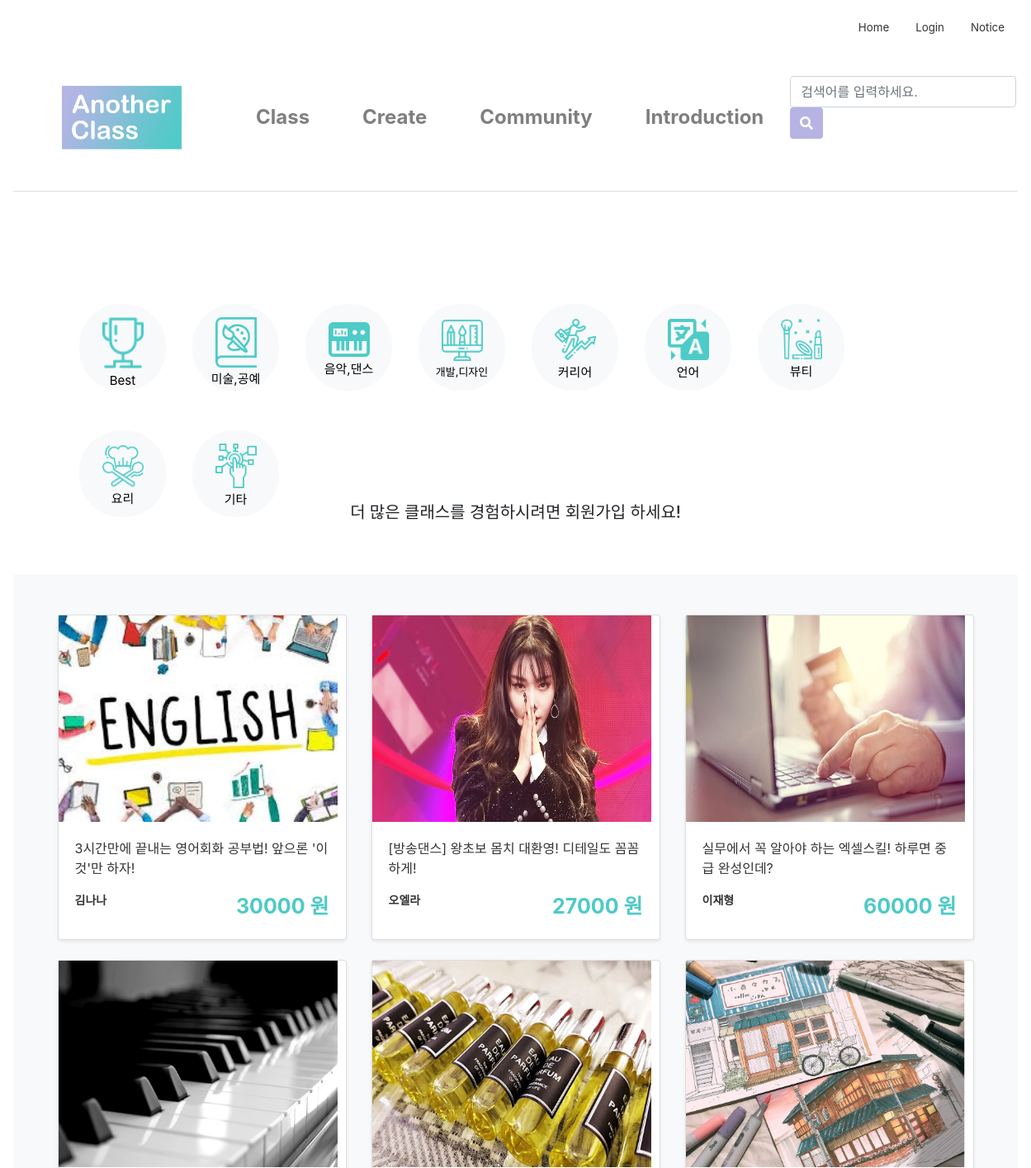
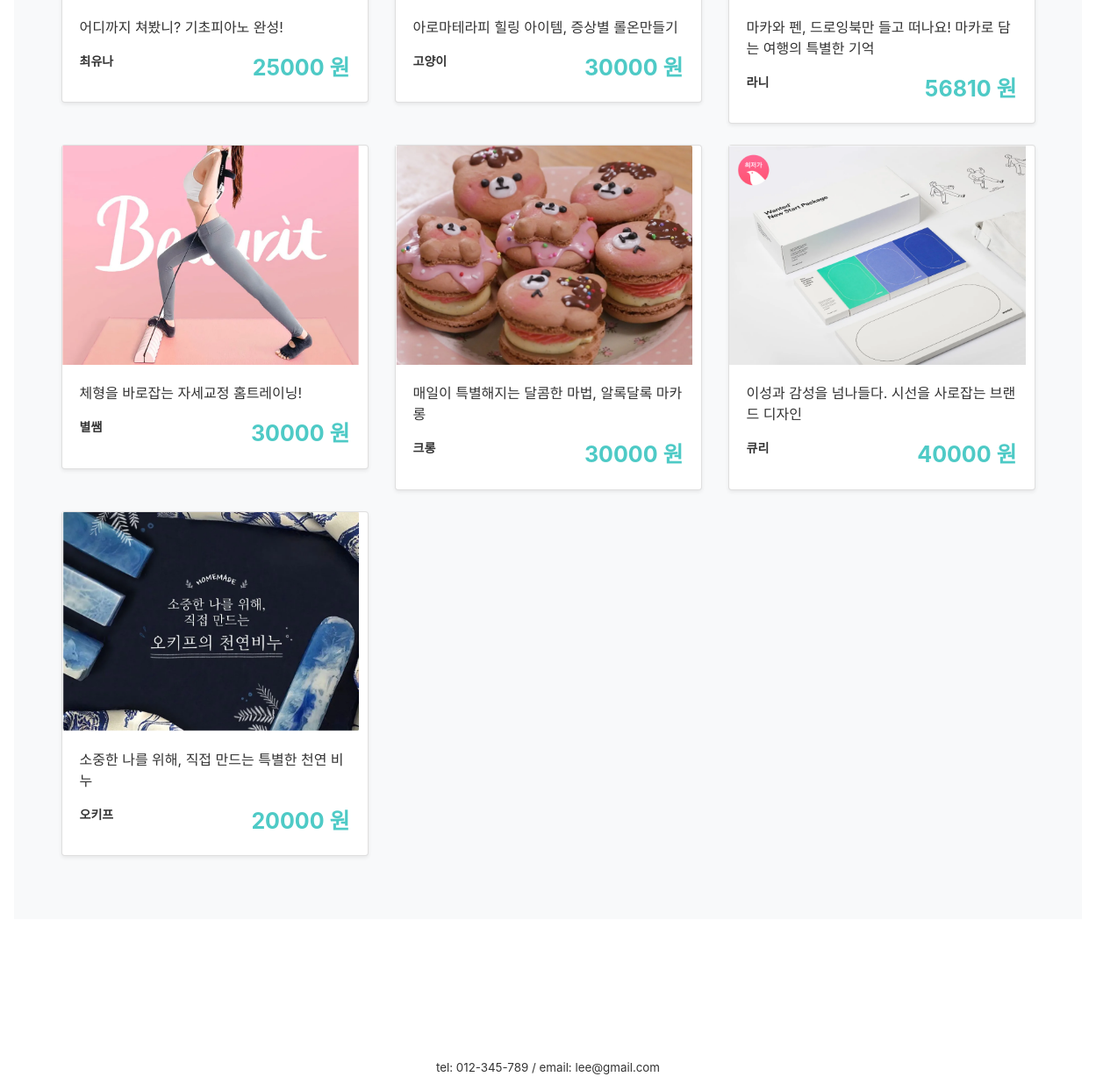
/main/, run on the app's committed database (2 pictures, top to bottom).
### firstApp/models.py (models this page shows, shortened)
class Class(models.Model):
    author = models.ForeignKey(settings.AUTH_USER_MODEL, on_delete=models.CASCADE, default=1)
    title = models.CharField(max_length=50)
    tutor = models.CharField(max_length=10)
    tutor_photo = models.ImageField(upload_to="tutor", default='')
    tutor_insta = models.CharField(null=True, blank=True, max_length=50, default='')
    tutor_blog = models.CharField(null=True, blank=True, max_length=50, default='')
    tutor_youtube = models.CharField(null=True, blank=True, max_length=50, default='')
    category = models.ForeignKey('firstApp.Category', on_delete=models.CASCADE, default=1, related_name='category')
    area = models.ForeignKey('firstApp.Area', on_delete=models.CASCADE, default=1)
    photo = models.ImageField(upload_to="class")
    body = RichTextUploadingField(default='')
    tutor_body = RichTextUploadingField(default='')
    price = models.PositiveIntegerField(null=True)
    time = models.PositiveIntegerField(null=True)
    level = models.ForeignKey('firstApp.Level', on_delete=models.CASCADE, default=1, related_name='level')
    mode = models.ForeignKey('firstApp.Mode', on_delete=models.CASCADE, default=1, related_name='mode')
    in_min = models.PositiveIntegerField(null=True, blank=True, default='1')
    in_max = models.PositiveIntegerField(null=True, blank=True, default='1')

### firstApp/views.py (the view)
# urls.py: path('main/', views.blogMain, name='main'),
def blogMain(request):
    classs = Class.objects.all()
    return render(request, 'firstApp/blogMain.html', {'classs':classs})

### firstApp/templates/firstApp/blogMain.html
{% extends 'firstApp/base.html'%}
{% load static %}
{% block upper_content %}
<link rel="stylesheet" href="{% static 'css/catelist.css' %}">
<div class="catebar">
  <ul class="catelist">
    <li class="cateitem">
      <a class="nounderline" href="/class">
        <button type="button" class="btn btn-light btn-circle btn-xl">
          <div class="cateicon"><img class="icon" src="{% static 'image\icons8-trophy-64.png' %}"></div><div>Best</div>
        </button>
      </a>
    </li>
    <li class="cateitem">
      <a class="nounderline" href="/class?cateId=2">
        <button type="button" class="btn btn-light btn-circle btn-xl">
          <div class="cateicon"><img class="icon" src="{% static 'image\icons8-art-book-100.png' %}"></div><div>미술,공예</div>
        </button>
      </a>
    </li>
     <li class="cateitem">
      <a class="nounderline" href="/class?cateId=3">
        <button type="button" class="btn btn-light btn-circle btn-xl">
          <div class="cateicon"><img class="icon" src="{% static 'image\icons8-electronic-music-52.png' %}"></div><div>음악,댄스</div>
        </button>
      </a>
    </li>
    <li class="cateitem">
      <a class="nounderline" href="/class?cateId=4">
        <button type="button" class="btn btn-light btn-circle btn-xl">
          <div class="cateicon"><img class="icon" src="{% static 'image\design.png' %}"></div><div style="font-size:13px">개발,디자인</div>
        </button>
      </a>
    </li>
    <li class="cateitem">
      <a class="nounderline" href="/class?cateId=5">
        <button type="button" class="btn btn-light btn-circle btn-xl">
         <div class="cateicon"><img class="icon" src="{% static 'image\career.png' %}"></div><div>커리어</div>
        </button>
      </a>
    </li>
    <li class="cateitem">
      <a class="nounderline" href="/class?cateId=6">
        <button type="button" class="btn btn-light btn-circle btn-xl">
         <div class="cateicon"><img class="icon" src="{% static 'image\icons8-translation-52.png' %}"></div><div>언어</div>
        </button>
      </a>
    </li>
    <li class="cateitem">
      <a class="nounderline" href="/class?cateId=7">
        <button type="button" class="btn btn-light btn-circle btn-xl">
        <div class="cateicon"><img class="icon" src="{% static 'image\fashion.png' %}"></div><div>뷰티</div>
        </button>
      </a>
    </li>
     <li class="cateitem">
      <a class="nounderline" href="/class?cateId=8">
        <button type="button" class="btn btn-light btn-circle btn-xl">
         <div class="cateicon"><img class="icon" src="{% static 'image\cooking.png' %}"></div><div>요리</div>
        </button>
      </a>
    </li>
    <li class="cateitem">
      <a class="nounderline" href="/class?cateId=9">
        <button type="button" class="btn btn-light btn-circle btn-xl">
         <div class="cateicon"><img class="icon" src="{% static 'image\channel.png' %}"></div><div>기타</div>
        </button>
      </a>
    </li>
  </ul>
</div>
{% endblock upper_content%}
{% block content %}
{% if user.is_active %}
<h5>{{user.username}}님의 맞춤 추천 클래스</h5>
{% else %}
<h5>더 많은 클래스를 경험하시려면 회원가입 하세요!</h5>
{% endif %}
<div class="album py-5 bg-light">
      <div class="container">
        <div class="row">
          {% for class in classs %}
          <div class="col-md-4">
            <a class="productdetail"
               href="{% url 'product' class.id %}">
              <div class="card mb-4 shadow-sm">
              <img src="{{class.photo.url}}" width="338px" height="250px">
<div class="card-body">
                <p class="class_title">{{class.title}}</p>
                  <small class="tutor_name">{{class.tutor}}</small>
                    <span class="class_price">{{class.price}} 원</span>
                </div>
              </div>
            </a>
          </div>
          {% endfor %}
        </div>
      </div>
    </div>
{% endblock content%}

### firstApp/static/css/base.css (style rules this page uses)
.class_price { float:right; color:#4ECAC6; font-weight:bold; font-size:25px; }
.tutor_name { font-weight:bold; font-size:14px; }
.btn-circle.btn-xl { width: 105px; height: 105px; padding: 10px 16px; border-radius: 50px; font-size: 15px; line-height: 1.33; }
.btn-circle { width: 30px; height: 30px; padding: 6px 0px; border-radius: 15px; text-align: center; font-size: 12px; color:black; line-height: 1.42857; }
h5 { text-align: center; margin: 3rem; padding:1rem; }
.nounderline { text-decoration: none !important; }

### firstApp/static/css/navbar_custom.css (style rules this page uses)
a { color:#333; }

### firstApp/static/css/catelist.css (style rules this page uses)
.catelist { display: inline-block; text-align: center; list-style:none; height: 12rem; margin:0; padding:0; }
.cateitem { text-align: center; margin:1rem; margin-top:2rem; float:left; }
.catebar { text-align: center; height: 15rem; margin:2rem; padding:2rem; text-align: center; }
.cateicon { padding:0.3rem; }
.icon { width:50px; }

### data on the page
Class: photo (picture), title "3시간만에 끝내는 영어회화 공부법! 앞으론 '이것'만 하자!", tutor "김나나", price "30000"
Class: photo (picture), title "[방송댄스] 왕초보 몸치 대환영! 디테일도 꼼꼼하게!", tutor "오엘라", price "27000"
Class: photo (picture), title "실무에서 꼭 알아야 하는 엑셀스킬! 하루면 중급 완성인데?", tutor "이재형", price "60000"
Class: photo (picture), title "어디까지 쳐봤니? 기초피아노 완성!", tutor "최유나", price "25000"
Class: photo (picture), title "아로마테라피 힐링 아이템, 증상별 롤온만들기", tutor "고양이", price "30000"
Class: photo (picture), title "마카와 펜, 드로잉북만 들고 떠나요! 마카로 담는 여행의 특별한 기억", tutor "라니", price "56810"
Class: photo (picture), title "체형을 바로잡는 자세교정 홈트레이닝!", tutor "별쌤", price "30000"
Class: photo (picture), title "매일이 특별해지는 달콤한 마법, 알록달록 마카롱", tutor "크롱", price "30000"
Class: photo (picture), title "이성과 감성을 넘나들다. 시선을 사로잡는 브랜드 디자인", tutor "큐리", price "40000"
Class: photo (picture), title "소중한 나를 위해, 직접 만드는 특별한 천연 비누", tutor "오키프", price "20000"
